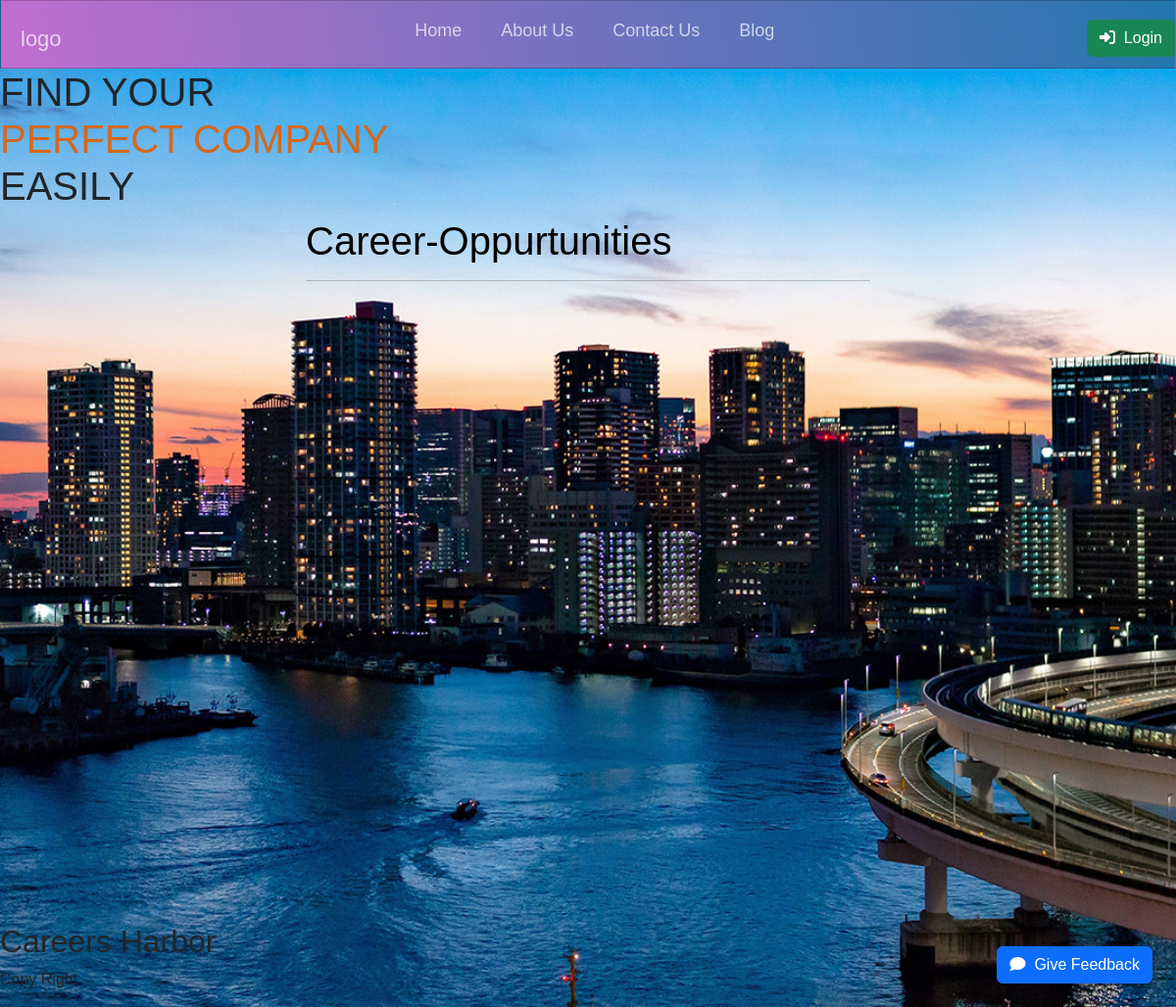
Before: / with the older database file.
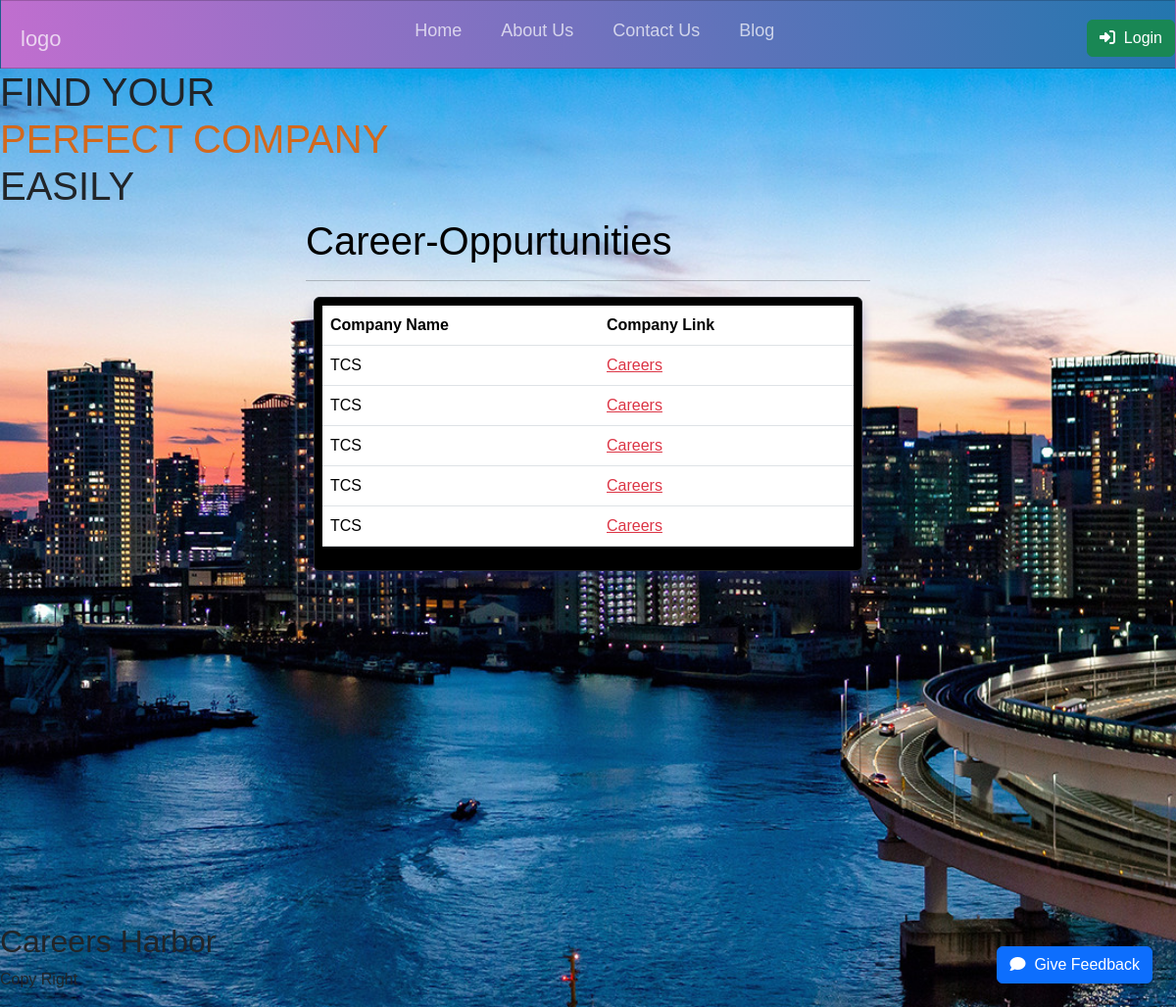
After: the same page with the newer database file.
### careers_web/models.py (models this page shows, shortened)
class Careers_hub(models.Model):
    company_name=models.CharField(max_length=50)
    company_link=models.TextField(max_length=100)

### careers_web/views.py (the view, shortened to what this page needs)
# urls.py: 2. Add a URL to urlpatterns:  path('', views.home, name='home')
def home(request):
    career_records=Careers_hub.objects.all()
    feedback_records=Career_feedback.objects.filter(status="Approved")
    context={'feedback_records':feedback_records,'career_records':career_records}
    return render(request,'index.html',context)

### template/index.html (shortened to what this page needs)
{% load static %}
<!doctype html>
<html lang="en">
   <head>
      <link href="https://cdn.jsdelivr.net/npm/bootstrap@5.3.2/dist/css/bootstrap.min.css" rel="stylesheet">
      <link rel="stylesheet" href="https://cdn.jsdelivr.net/npm/bootstrap-icons@1.11.3/font/bootstrap-icons.min.css">
      <link rel="stylesheet" href="{% static 'css/style.css'%}" />
      <link rel="stylesheet" type="text/css" href="{% static 'css/navbar.css' %}" />
      <link rel="stylesheet" href="https://cdn.datatables.net/1.13.6/css/jquery.dataTables.css" />
      <link rel="stylesheet" href="https://cdn.datatables.net/buttons/2.4.2/css/buttons.dataTables.min.css">
   </head>
   <body>
    <nav class="navbar">
      <a href="#" class="logo">logo</a>
      <ul class="main-nav" id="js-menu">
        <li>
          <a href="#" class="nav-links">Home</a>
        </li>
        <li>
          <a href="#" class="nav-links">About Us</a>
        </li>
        <li>
          <a href="#" class="nav-links">Contact Us</a>
        </li>
        <li>
          <a href="#" class="nav-links">Blog</a>
        </li>
      </ul>
      <div class="d-flex">
        <a href="#login" class="btn btn-success" data-bs-toggle="modal"><i class="fa-solid fa-right-to-bracket"></i> &nbsp;Login</a>
      </div>
    </nav>
    <header>
      <h1 class="header-title">FIND YOUR <br /><span style="color: chocolate;">PERFECT COMPANY</span> <br>EASILY</h1>
    </header>
      <div class="container-md col-lg-6 col-md-12" style="height:90vh">
         <h1  style="color: black;" >Career-Oppurtunities </h1>
         <hr/>
         {% if career_records %}
         <div class="row p-2 rounded border border-dark m-2 post-card">
            <table class="table table-hover" id="companies">
               <thead>
                  <tr>
                     <th>Company Name</th>
                     <th>Company Link</th>
                  </tr>
               </thead>
               <tbody>
                 {% for c in career_records %}
                    <tr>
                       <td>{{c.company_name}}</td>
                       <td><a class="link-danger" href="{{c.company_link}}" target="_blank">Careers</a></td>
                    </tr>
                 {% endfor %}
               </tbody>
            </table>
         </div>
         {% endif %}
         <button type="button" class="btn btn-primary position-fixed z-3 bottom-0 end-0 m-4" data-bs-toggle="modal" data-bs-target="#staticBackdrop">
            <i class="fa-solid fa-comment"></i> &nbsp;Give Feedback
         </button>
      </div>
            <section id="footer">
               <div class="footer">
                  <h2>Careers Harbor</h2>
                </div>
               <div class="copyright">
                <p>Copy Right</p>
              </div>
            </section>
   </body>
</html>

### static/css/style.css (style rules this page uses)
.post-card { background: rgb(0, 0, 0); box-shadow: 0 8px 12px 0 rgba( 31, 38, 135, 0.37 ); backdrop-filter: blur( 3px ); -webkit-backdrop-filter: blur( 3px ); border-radius: 10px; border: 1px solid rgba( 255, 255, 255, 0.18 ); }

### static/css/navbar.css (style rules this page uses)
* { box-sizing: border-box; padding: 0; margin: 0; }
body { font-family: "Josefin Sans", sans-serif; background: url("../assets/banner.jpg") ; background-size: cover; }
.navbar { font-size: 18px; background-image: linear-gradient(260deg, #2376ae 0%, #c16ecf 100%); border: 1px solid rgba(0, 0, 0, 0.2); padding-bottom: 10px; }
.main-nav { list-style-type: none; display: none; }
.nav-links, .logo { text-decoration: none; color: rgba(255, 255, 255, 0.7); }
.main-nav li { text-align: center; margin: 15px auto; }
.logo { display: inline-block; font-size: 22px; margin-top: 10px; margin-left: 20px; }
@media screen and (min-width: 768px) { .navbar { display: flex; justify-content: space-between; padding-bottom: 0; height: 70px; align-items: center; } }
@media screen and (min-width: 768px) { .main-nav { display: flex; margin-right: 30px; flex-direction: row; justify-content: flex-end; } }
@media screen and (min-width: 768px) { .main-nav li { margin: 0; } }
@media screen and (min-width: 768px) { .nav-links { margin-left: 40px; } }
@media screen and (min-width: 768px) { .logo { margin-top: 0; } }

Changed rows visible on the page:
added Careers_hub: company_name "TCS"
added Careers_hub: company_name "TCS"
added Careers_hub: company_name "TCS"
added Careers_hub: company_name "TCS"
added Careers_hub: company_name "TCS"
Other visible differences:
text now shown: "Company Name Company Link"
